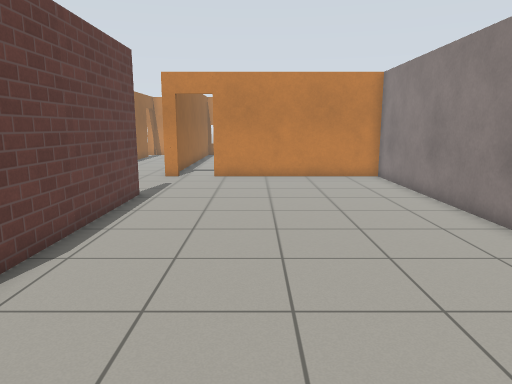
[1] (above)

18 first-person views from a walk through a world built for the Gazebo simulator. The camera is 1.2 m above the floor, tilts 10° down and sees 70° across. The floor is counted in squares, 0.5 m on a side. Each view is taken from the middle of a square. On the plan, view 1 faces up. The plan holds only what a view shows up to about 20 squares ahead; the rest is blank. The robots in the file are not drawn. Gazebo's built-in surfaces are drawn with simple patterns.

[2]
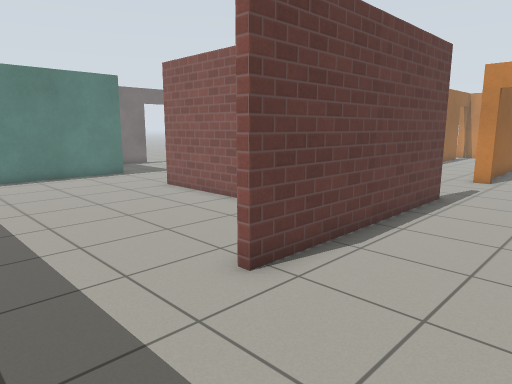

[3]
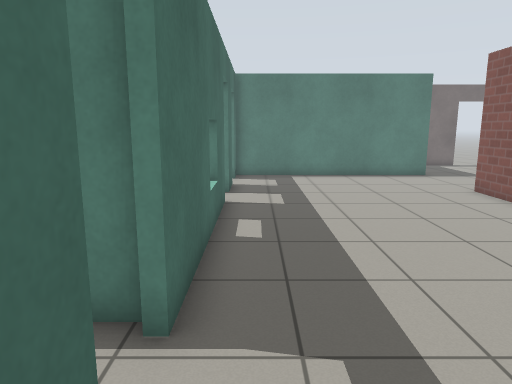

[4]
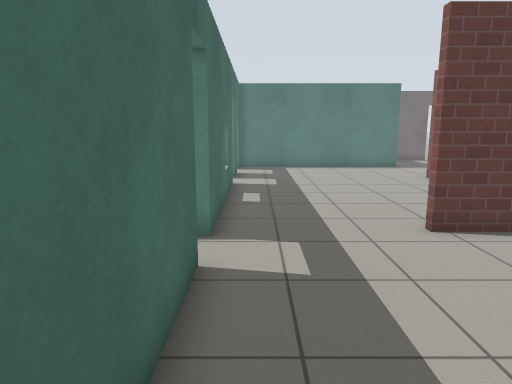

[5]
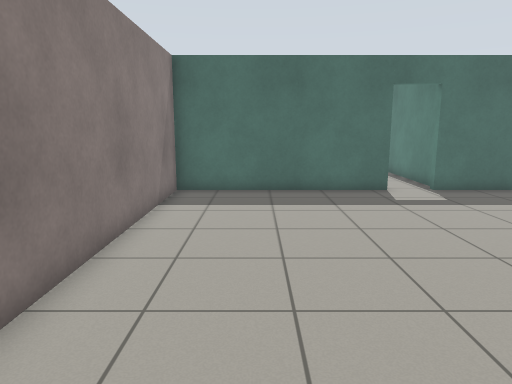

[6]
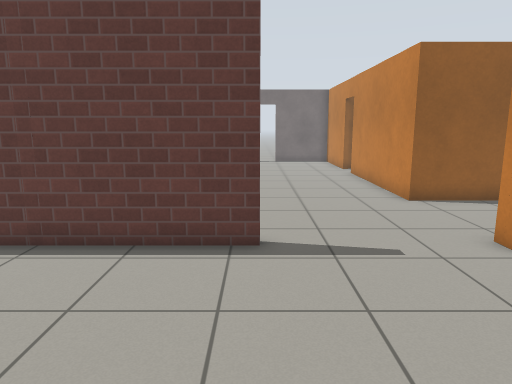

[7]
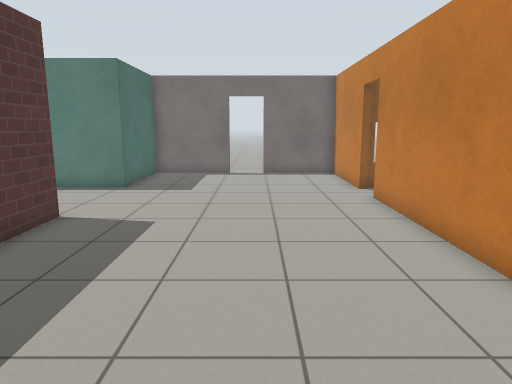

[8]
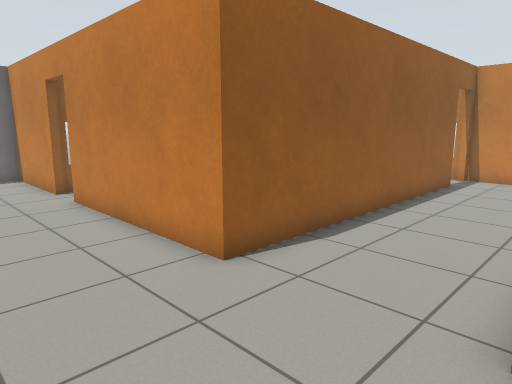

[9]
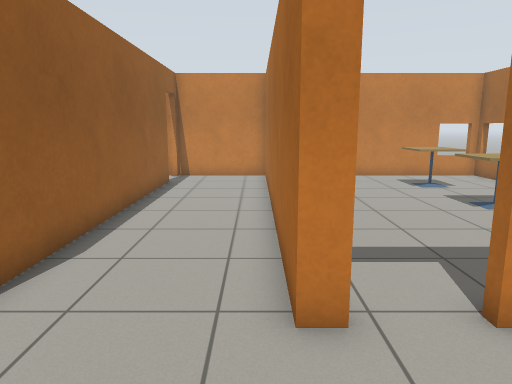

[10]
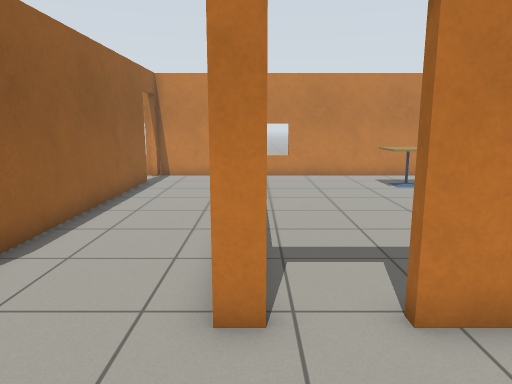

[11]
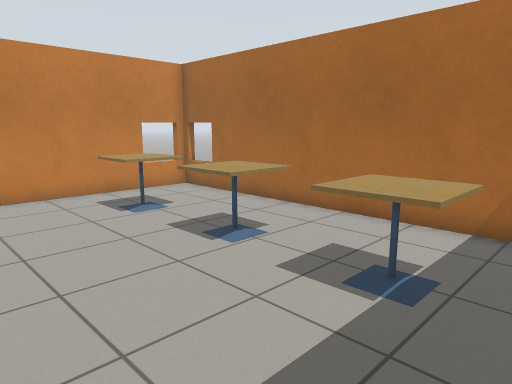

[12]
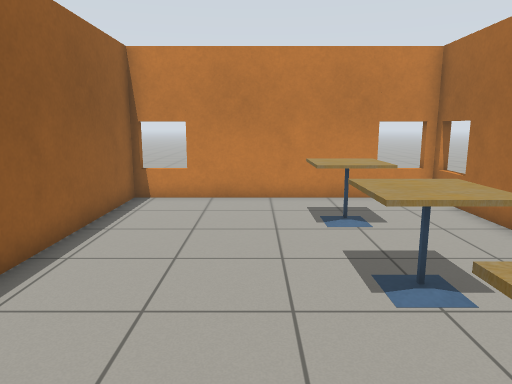

[13]
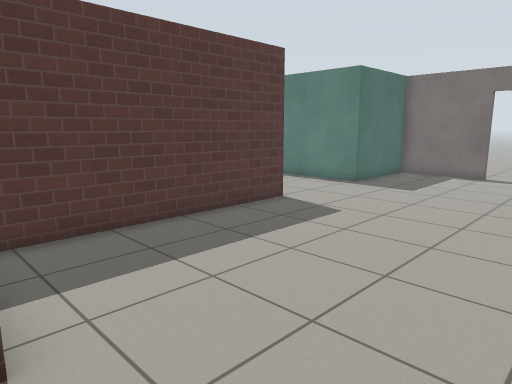

[14]
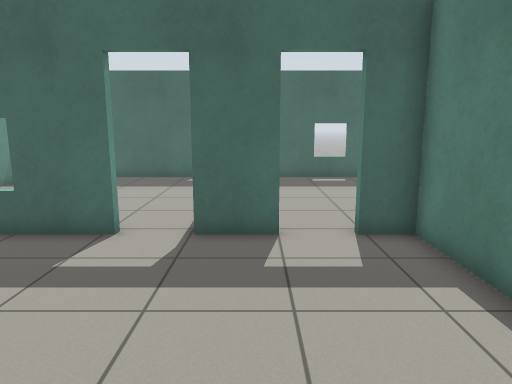

[15]
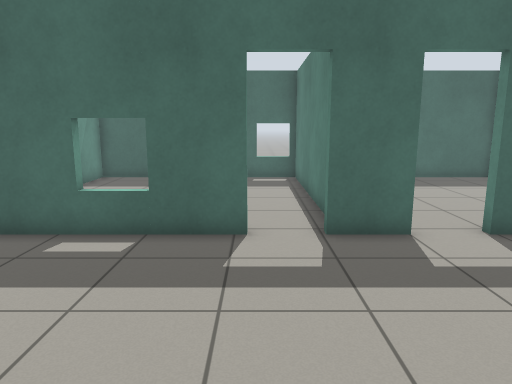

[16]
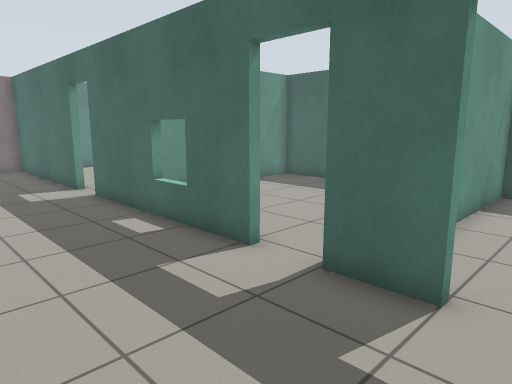

[17]
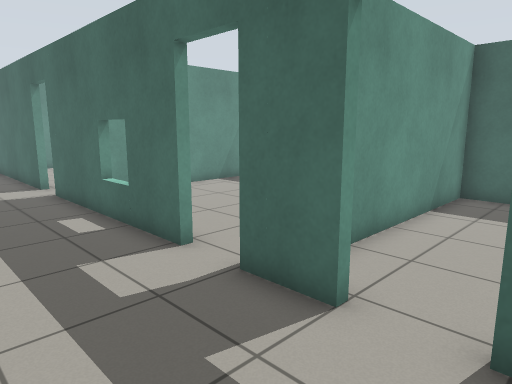

[18]
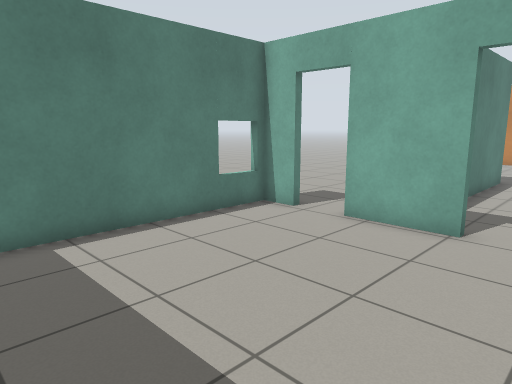

### Floor plan
Points are (right, up) in squares from view 1. A wall is a line through its corners. A room is listed if a view was taken in it or the views show most of it. See-through windows are left out.
Room 1 (views 1, 2, 3, 4, 5, 6, 7, 8, 10, 13)
walls: (-4.2, 13.1) (-4.2, 4.1); (-2.1, -1) (6.1, -1) (6.1, 18.1) (-2.1, 18.1); (-3.9, 18.1) (-4.5, 18.1)
ways out: opening at (-4, 15.5) to room 2; open door at (-3, 18) to room 3; opening at (-4, 2) to room 4; open door at (-3, -1)
Room 2 (view 9)
walls: (-18.3, 18.1) (-23.3, 18.1) (-23.3, 14.4); (-4.5, 18.1) (-4.5, 31.8); (-13.8, 8.6) (-5.3, 8.6); (-23.3, 12.6) (-23.3, 8.6) (-18.6, 8.6); (-8.9, 30.4) (-8.9, 18.1) (-16.5, 18.1); (-4.5, 32.5) (-9, 32.5)
ways out: opening at (-4, 15.5) to room 1; opening at (-16, 9) to room 4; open door at (-23.5, 13.5); open door at (-17.5, 18); open door at (-9, 31.5)
Room 3 (views 11, 12)
walls: (-4.2, 24) (-4.2, 20); (6.1, 20.4) (6.1, 32.5) (-4.2, 32.5) (-4.2, 25.6); (5.8, 32.2) (5.8, 32.9)
ways out: open door at (-3, 18) to room 1
objects: cafe table (2, 21) to (3, 22); cafe table (2, 24) to (3, 26); cafe table (2, 29) to (3, 30)
Room 4 (views 14, 15, 16, 17)
walls: (-11.9, -1) (-3.9, -1); (-9.1, 8.3) (-13.8, 8.3); (-15.6, -1) (-13.5, -1); (-4.2, 4.1) (-4.6, 4.1); (-18.6, 8.6) (-18.6, -1) (-17.2, -1)
ways out: opening at (-4, 2) to room 1; opening at (-16, 9) to room 2; open door at (-16.5, -1) to room 5; open door at (-12.5, -1) to room 6
Room 5 (view 18)
walls: (-17.3, -1.3) (-20.3, -1.3); (-22, -1.3) (-23.3, -1.3) (-23.3, -8.8); (-23.4, -10.7) (-14.2, -10.7) (-14.2, -3.5)
ways out: open door at (-16.5, -1) to room 4; open door at (-21.5, -1)
Room 6 (no view inside)
walls: (-4.5, -4.5) (-4.5, -2.7); (-13.9, -2.9) (-13.9, -10.7) (-4.5, -10.7) (-4.5, -6.4)
ways out: open door at (-12.5, -1) to room 4

Positions as (right, up) in squares from view 1, and headings:
1: (0, 0), facing up
2: (0, 0), facing up-left
3: (0, 0), facing left
4: (4, 0), facing left
5: (3, 13), facing down
6: (3, 13), facing left
7: (-4, 14), facing left
8: (-4, 14), facing up-left
9: (-5, 14), facing up
10: (-4, 14), facing up
11: (-3, 19), facing up-right
12: (0, 20), facing up
13: (-4, 17), facing down-left
14: (-15, 7), facing down
15: (-12, 7), facing down
16: (-17, 4), facing down-right
17: (-18, 3), facing down-right
18: (-15, -10), facing up-left
